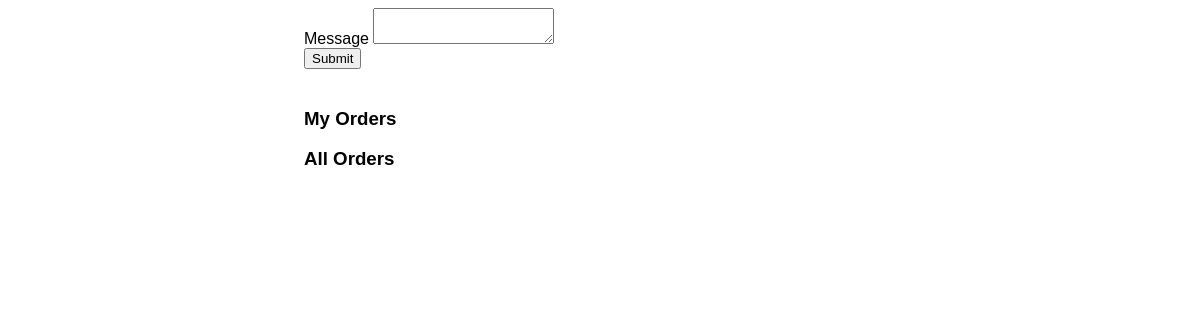
Page /order/order.php on the earlier database version.
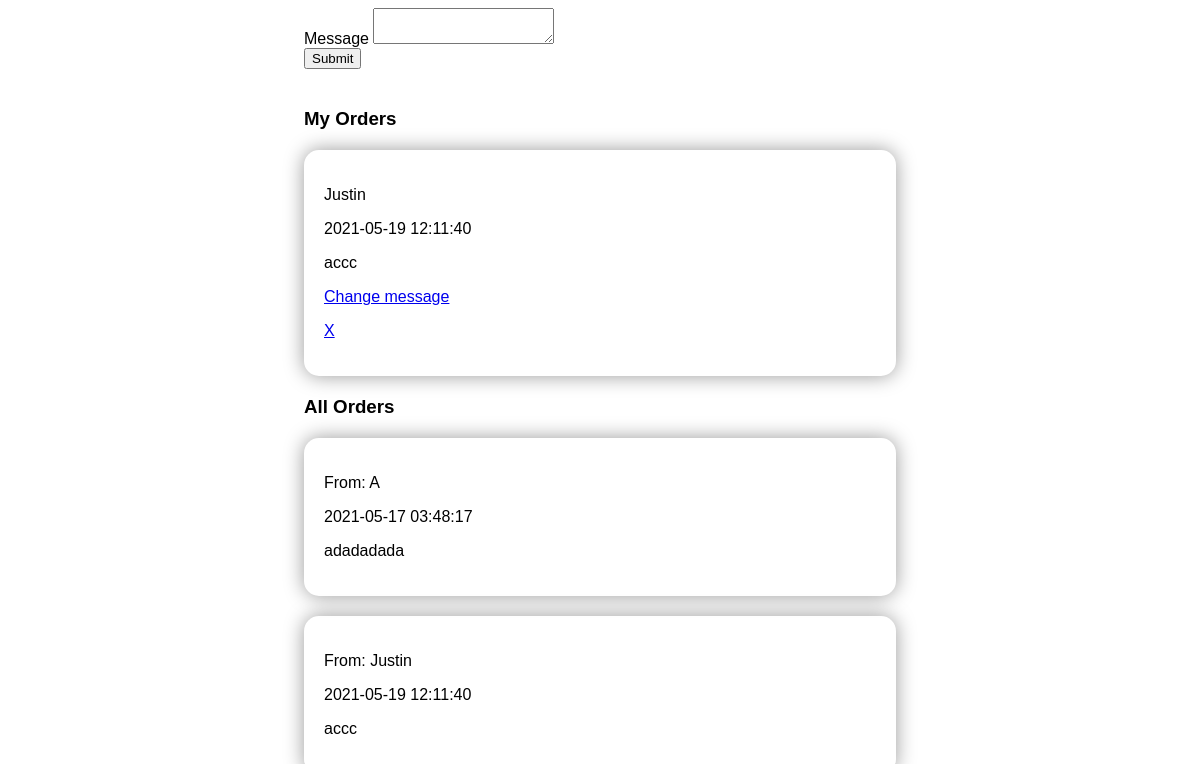
Same page on the later database version.
### tables this page shows
CREATE TABLE `orders` (
  `order_id` int(11) NOT NULL,
  `user_id` int(11) NOT NULL,
  `date` timestamp NOT NULL DEFAULT current_timestamp() ON UPDATE current_timestamp(),
  `message` text NOT NULL
);

CREATE TABLE `users` (
  `user_id` int(11) NOT NULL,
  `name` varchar(200) NOT NULL,
  `email` varchar(200) NOT NULL,
  `password` varchar(200) NOT NULL
);

### order/controllers/order_controller.php (called while the page is built, shortened)
<?php
    function readData() {
        $conn = conn();
        $sql = "SELECT orders.order_id ,orders.user_id, orders.date, orders.message, users.name FROM orders JOIN users ON orders.user_id = users.user_id ";
        $result = $conn->query($sql);
        $datas = array();
        if ($result->num_rows > 0) {
            while ($row = $result->fetch_assoc()) {
                $temp['order_id'] = $row['order_id'];
                $temp['user_id'] = $row['user_id'];
                $temp['name'] = $row['name'];
                $temp['date'] = $row['date'];
                $temp['message'] = $row['message'];
                array_push($datas, $temp);
            }
        }
        return $datas;
    }

### order/order.php (the view, shortened to what this page needs)
<!doctype html>
<html lang="en">
<head>
    <link rel="stylesheet" href="../css/order.css">
</head>
<body>
    <?php
        include "controllers/order_controller.php";
    ?>
    <div class="order-input">
        <form method="post" action="order.php">
            <label>
                Message
                <textarea name="message"></textarea>
            </label>
            <br>
            <input type="submit" value="Submit" name="submit">
        </form>
    </div>
    <div class="orders">
        <h3>My Orders</h3>
            <?php
            $datas = readData();
            foreach ($datas as $key => $data) {
                if ($data["user_id"] == $_SESSION["user_id"]) {?>
                <div class="order-card">
                    <p><?= $data["name"] ?></p>
                    <p><?= $data["date"] ?></p>
                    <p><?= $data["message"] ?></p>
                    <p><a href="order_update.php?order_id=<?= $data["order_id"] ?>">Change message</a></p>
                    <p><a href="order_delete.php?order_id=<?= $data["order_id"] ?>">X</a></p>
                </div>
            <?php } } ?>
        <h3>All Orders</h3>
        <?php
        foreach ($datas as $key => $data) { ?>
            <div class="order-card">
                <p>From: <?= $data["name"] ?></p>
                <p><?= $data["date"] ?></p>
                <p><?= $data["message"] ?></p>
            </div>
        <?php } ?>
    </div>
</body>
</html>

### css/order.css (style rules this page uses)
body { font-family: sans-serif; }
.order-input { width: 50%; margin: auto; }
.orders { margin: auto; padding: 20px; width: 50%; }
.order-card { box-shadow: 0 0 20px rgba(0, 0, 0, 0.4); padding: 20px; margin: 20px 0; border-radius: 15px; transition: 400ms; }

Differences in the rows shown:
added orders: user.name "Justin", date "2021-05-19 12:11:40", message "accc"
added orders: user.name "A", date "2021-05-17 03:48:17", message "adadadada", shown under "All Orders"
